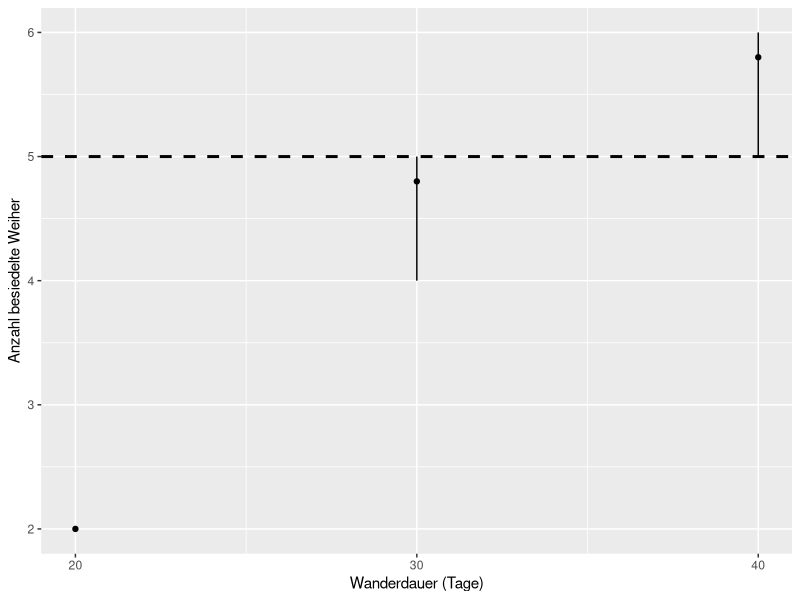

Source code (R):
library(tidyverse)

time <- c(20,20,20,20,20,30,30,30,30,30,40,40,40,40,40)
ponds_count <- c(2,2,2,2,2,5,5,4,5,5,6,6,6,6,5)

mittel_2 <- mean(c(5,5,4,5,5))
mittel_3 <- mean(c(6,6,6,6,5))
data <- data.frame(
  time = c(20,30,40),
  mean = c(2,mittel_2,mittel_3),
  max = c(2,5,6),
  min = c(2,4,5)
)

levels <- as.numeric(levels(as.factor(data$time)))

bp_pond <- ggplot(data, aes(time, mean))
ponds <- bp_pond + geom_linerange(aes(ymin=min, ymax=max)) +
 scale_x_continuous(breaks=c(20,30,40), name="Wanderdauer (Tage)") +
 scale_y_continuous(name="Anzahl besiedelte Weiher") +
 geom_point()

ponds + geom_hline(yintercept=5, linewidth=1, linetype=2)
